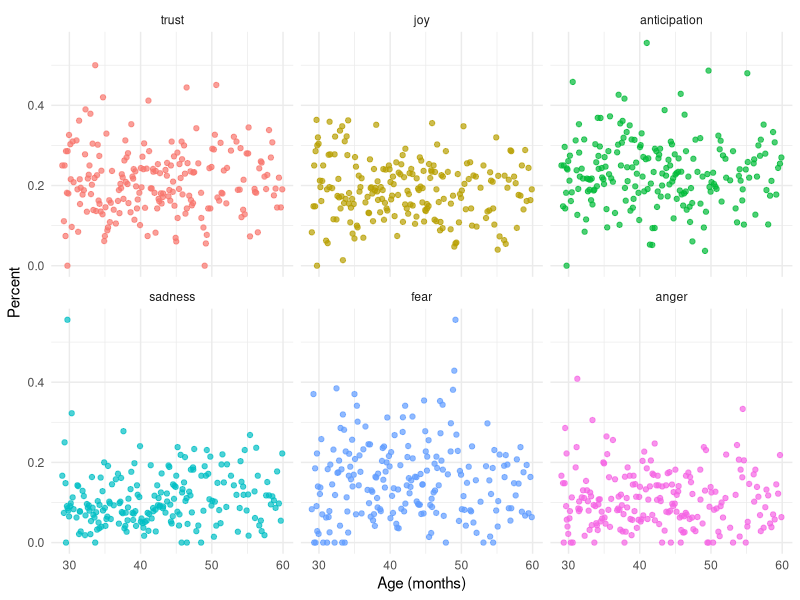
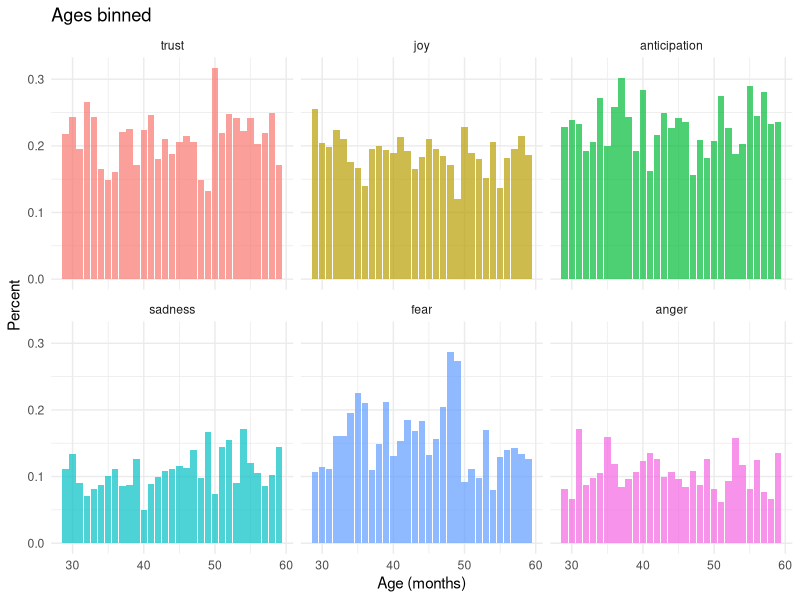
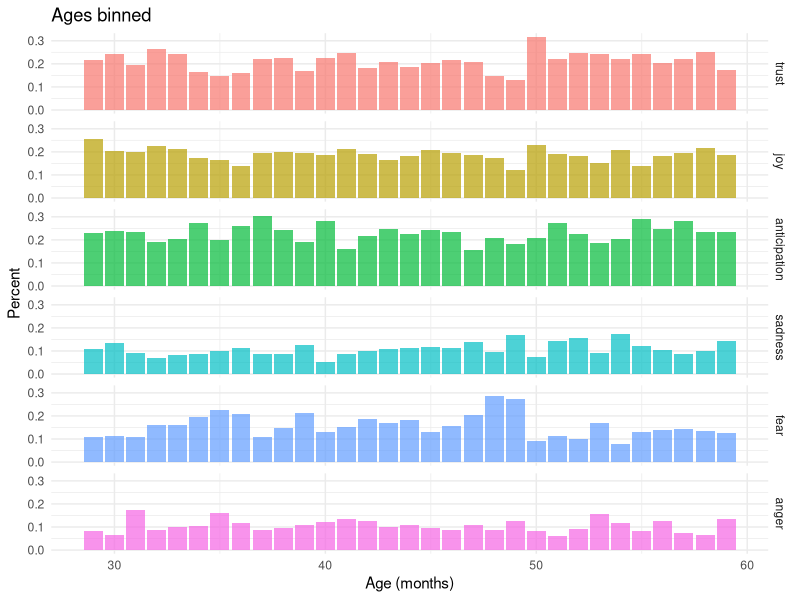
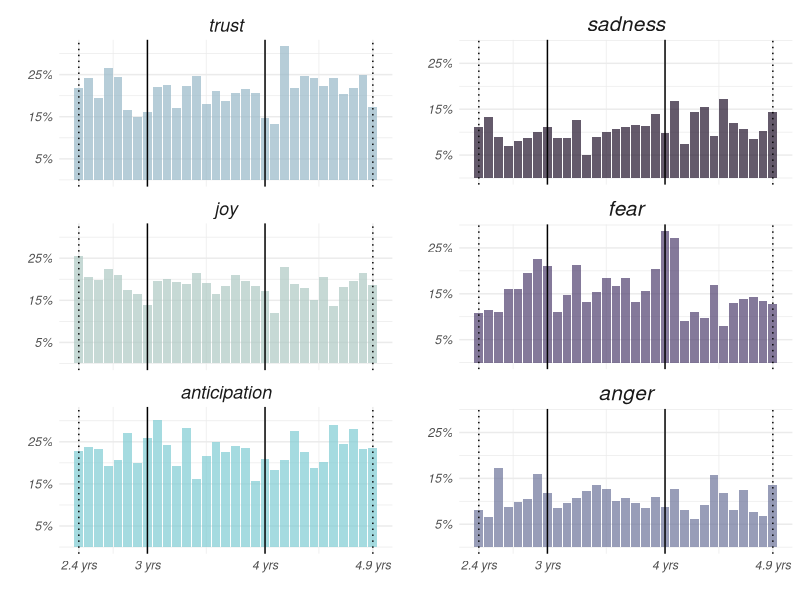
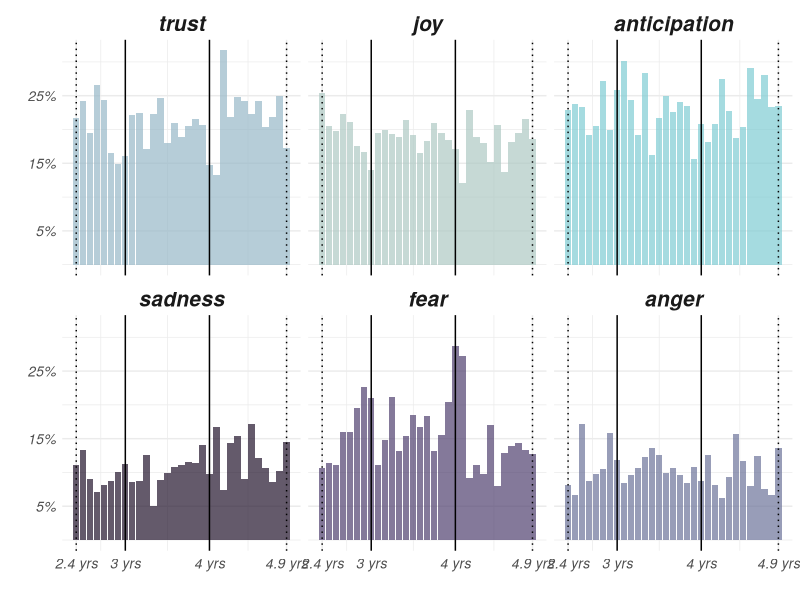
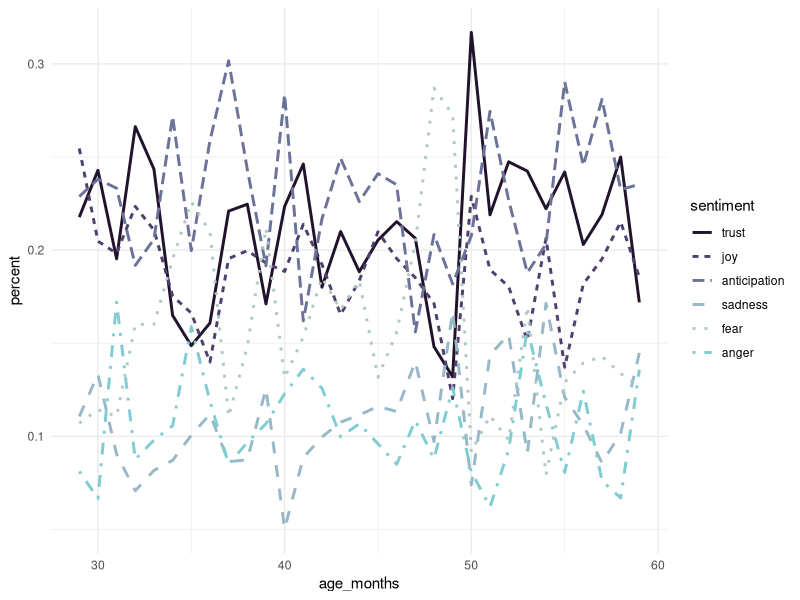

The R script that drew these images, in order:
## ---- chunk 1
knitr::opts_chunk$set(echo = TRUE, warning = FALSE, message = FALSE,
                      fig.width = 10, dpi = 300, fig.height = 8)
## ---- chunk 2
# Loading packages
library(tidyverse)
library(tidytext)
library(forcats)
library(skimr)
library(egg)
## ---- chunk 3
# reading in data
kuczaj <- read_csv("data/kuczaj_nrc.csv")     
## ---- chunk 4
glimpse(kuczaj)
## ---- chunk 5
# sentiments to keep
sentiment_levels <- c("trust", "joy", "anticipation", 
                      "sadness", "fear", "anger")

# making sentiment a factor
kuczaj <- kuczaj %>% 
  select(-age_years, -word) %>% # removing unneeded columns
  filter(sentiment %in% sentiment_levels) %>% 
  mutate(sentiment = factor(sentiment, levels = sentiment_levels))
## ---- chunk 6
kuczaj <- kuczaj %>% 
  filter(age_months >= 29 & age_months <= 60)
## ---- chunk 7
kuczaj2 <- kuczaj %>% 
  add_count(age_months, sentiment) %>% 
  rename(n_sentiment = n) %>% 
  distinct(age_months, sentiment, .keep_all = TRUE)


# Adding in count for total tokens per transcript that were kept
kuczaj2 <- kuczaj2 %>% 
  group_by(age_months) %>% 
  mutate(n_tokens = sum(n_sentiment)) %>% 
  ungroup()

skim(kuczaj2)
## ---- chunk 8
aux <- kuczaj2 %>% 
  tidyr::expand(nesting(age_months, n_tokens), sentiment)

kuczaj2 <- aux %>% 
  left_join(kuczaj2, by = c("age_months", "n_tokens", "sentiment")) %>% 
  replace_na(list(n_sentiment = 0))


kuczaj2 <- kuczaj2 %>% 
  mutate(percent = n_sentiment/n_tokens)
  
## ---- chunk 9
ggplot(kuczaj2, aes(age_months, percent, color = sentiment)) +
  geom_point(alpha = 0.7) +
  facet_wrap(~ sentiment) + 
  labs(x = "Age (months)", y = "Percent") +
  guides(color = FALSE) +
  theme_minimal()
## ---- chunk 10
ages_binned <- kuczaj %>% 
  mutate(age_months = floor(age_months)) 

ages_binned <- ages_binned %>% 
  add_count(age_months, sentiment) %>% 
  rename(n_sentiment = n) %>% 
  distinct(age_months, sentiment, .keep_all = TRUE)


# Adding in count for total tokens per transcript that were kept
ages_binned <- ages_binned %>% 
  group_by(age_months) %>% 
  mutate(n_tokens = sum(n_sentiment)) %>% 
  ungroup()

skim(ages_binned)
## ---- chunk 11
aux2 <- ages_binned %>% 
  tidyr::expand(nesting(age_months, n_tokens), sentiment)

ages_binned2 <- aux2 %>% 
  left_join(ages_binned, by = c("age_months", "n_tokens", "sentiment")) %>% 
  replace_na(list(n_sentiment = 0))


ages_binned2 <- ages_binned2 %>% 
  mutate(percent = n_sentiment/n_tokens)
## ---- chunk 12
ages_binned2 <- ages_binned2 %>% 
  mutate(type = ifelse(sentiment %in% c("trust", "joy", "anticipation"), 
                       "positive", "negative"))

## ---- chunk 13
ggplot(ages_binned2, aes(age_months, percent, fill = sentiment)) +
  geom_col(alpha = 0.7) +
  facet_wrap(~ sentiment) + 
  labs(x = "Age (months)", y = "Percent", title = "Ages binned") +
  guides(fill = FALSE) +
  theme_minimal()

ggplot(ages_binned2, aes(age_months, percent, fill = sentiment)) +
  geom_col(alpha = 0.7) +
  facet_grid(sentiment ~ .)+
  labs(x = "Age (months)", y = "Percent", title = "Ages binned") +
  guides(fill = FALSE) +
  theme_minimal()
## ---- chunk 14
positive_plot <- ages_binned2 %>% 
  filter(type == "positive") %>% 
  ggplot(aes(age_months, percent, fill = sentiment)) +
    geom_col(alpha = 0.7) +
    facet_wrap(~sentiment, ncol = 1) +
    geom_vline(xintercept = c(36, 48), color = "black") +
    geom_vline(xintercept = c(29, 59), color = "black", linetype = "dotted") +
    # changing appearance
    theme_minimal() +
    labs(x = "", y = "") +
    guides(fill = FALSE) +
    scale_fill_manual(values = c("#97B8C7", "#AEC9C3", "#7FCCD3")) +
    scale_y_continuous(breaks = c(0.05, 0.15, 0.25),
                       labels = c("5%", "15%", "25%")) +
    scale_x_continuous(breaks = c(29, 36, 48, 59),
                       labels = c("2.4 yrs", "3 yrs", "4 yrs", "4.9 yrs")) +
    theme(strip.text = element_text(size = 13, face = "italic"),
          axis.text.x = element_text(face = "italic"),
          axis.text.y = element_text(face = "italic"))


negative_plot <- ages_binned2 %>% 
  filter(type == "negative") %>% 
  ggplot(aes(age_months, percent, fill = sentiment)) +
    geom_col(alpha = 0.7) +
    facet_wrap(~sentiment, ncol = 1) +
    geom_vline(xintercept = c(36, 48), color = "black") +
    geom_vline(xintercept = c(29, 59), color = "black", linetype = "dotted") +
    # changing apperance
    theme_minimal() +
    labs(x = "", y = "") +
    guides(fill = FALSE) +
    scale_fill_manual(values = c("#21132B", "#4F406E", "#6C7399")) +
    scale_y_continuous(breaks = c(0.05, 0.15, 0.25),
                       labels = c("5%", "15%", "25%")) +
    scale_x_continuous(breaks = c(29, 36, 48, 59),
                       labels = c("2.4 yrs", "3 yrs", "4 yrs", "4.9 yrs")) +
    theme(strip.text = element_text(size = 15, face = "italic"),
          axis.text.x = element_text(face = "italic"),
          axis.text.y = element_text(face = "italic"))

ggarrange(positive_plot, negative_plot, ncol = 2, nrow = 1)

## ---- chunk 15
ggplot(ages_binned2, aes(age_months, percent, fill = sentiment)) +
  geom_col(alpha = 0.7) +
  facet_wrap(~ sentiment) + 
  geom_vline(xintercept = c(36, 48), color = "black") +
  geom_vline(xintercept = c(29, 59), color = "black", linetype = "dotted") +
  theme_minimal() +
  labs(x = "", y = "") +
  guides(fill = FALSE) +
  scale_fill_manual(values = c("#97B8C7", "#AEC9C3", "#7FCCD3",
                               "#21132B", "#4F406E", "#6C7399")) +
  scale_y_continuous(breaks = c(0.05, 0.15, 0.25),
                     labels = c("5%", "15%", "25%")) +
  scale_x_continuous(breaks = c(29, 36, 48, 59),
                     labels = c("2.4 yrs", "3 yrs", "4 yrs", "4.9 yrs")) +
  theme(strip.text = element_text(size = 15, face = "bold.italic"),
        axis.text.x = element_text(size = 10, face = "italic"),
        axis.text.y = element_text(size = 10, face = "italic"))
  
## ---- chunk 16
ggplot(ages_binned2, aes(age_months, percent, color = sentiment, linetype = sentiment)) +
  geom_line(size = 1) +
  scale_color_manual(values = c("#21132B", "#4F406E", "#6C7399",
                               "#97B8C7", "#AEC9C3", "#7FCCD3")) +
  theme_minimal()
